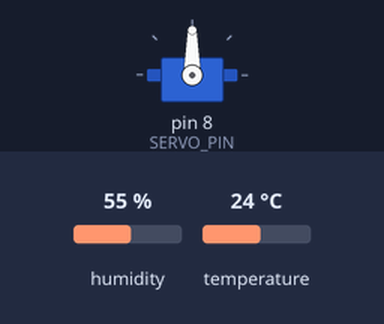
Simulated run of this sketch. Board: Arduino Uno, built with avr-gcc and run on an emulated ATmega328P. Parts: servo. Inputs (shaded band) come from the test bench; at power-on: temperature 24 °C, humidity 55 %. WiFi joins after 1.5 s; servers stay silent unless stated; what the sketch prints to the serial monitor is not drawn.

Above: at 2.9 s.
3.0 s: temperature set to 28 °C
At 4.9 s:
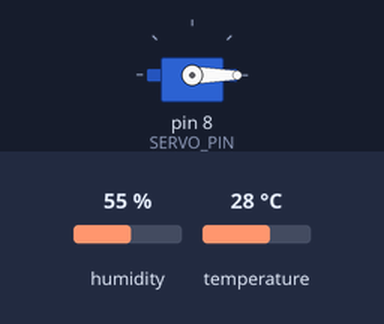
5.8 s: humidity set to 46 %
9.0 s: humidity set to 43 %
At 11.0 s:
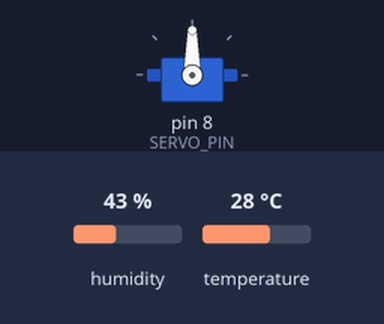
11.8 s: humidity set to 68 %
At 12.7 s:
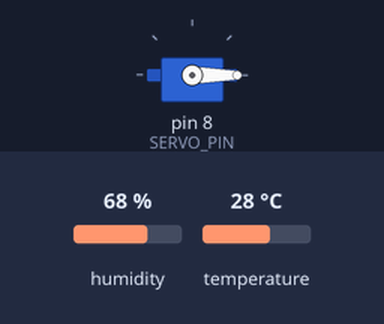
Timing chart, 0 to 14.8 s (numbered marks = the images above; inputs shaded):
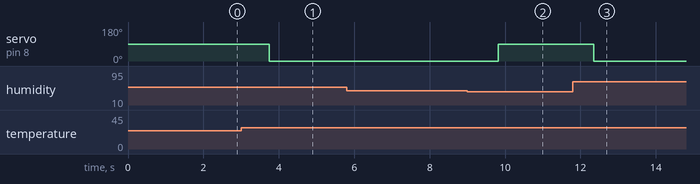

The sketch:

Dht11_Servo_WiFi.ino
```cpp
/*
프로젝트 : 헬스케어
코드 : 아두이노 센서
*/
#include <WiFiEsp.h>
#include <SoftwareSerial.h>
#include <MsTimer2.h>
#include <DHT.h>
#include <Servo.h>
#include <Adafruit_Sensor.h>

// 서버 접속용 MACRO
#define AP_SSID "embB"
#define AP_PASS "embB1234"
#define SERVER_NAME "10.10.14.63"
#define SERVER_PORT 5000
#define LOGID "KJH_ARD"//"LBC_ARD"
#define PASSWD "PASSWD"

#define CMD_SIZE 50
#define ARR_CNT 5
#define DHTTYPE DHT11
#define DHTPIN 4
#define SERVO_PIN 8

#define WIFIRX 6 //6:RX-->ESP8266 TX
#define WIFITX 7

// flag 변수 생성
bool timerIsrFlag = false;
bool sensorOnFlag = false;
bool sensorSet = false;

char sendBuf[CMD_SIZE];

unsigned int secCount;

char getSensorId[10];
volatile int sensorTime;

// 센서값 받아올 변수
float temp = 0.0;
float humi = 0.0;
DHT dht(DHTPIN, DHTTYPE);
Servo servo;

// 와이파이 설정
SoftwareSerial wifiSerial(WIFIRX, WIFITX);
WiFiEspClient client;

void setup() {
  wifi_Setup();
  Serial.begin(38400);

  MsTimer2::set(1000, timerIsr); // 1000ms period
  MsTimer2::start();

  dht.begin();
  servo.attach(SERVO_PIN);
}

void loop()
{
  float temp = dht.readTemperature();
  float humi = dht.readHumidity();
  float x = 0.81 * temp;
  float y = 0.01 * humi;
  int dcf_index = x + y * (0.99 * temp - 14.3) + 46.3;

  if (isnan(temp) || isnan(humi))
  {
    Serial.println("...");
    return;
  }
  Serial.print("온도 : ");
  Serial.print(temp);
  Serial.print("°C, 습도 : ");
  Serial.print(humi);
  Serial.print("%, 불쾌지수 : ");
  Serial.println(dcf_index);

  if (dcf_index >= 75) // 불쾌지수가 75 이상이면 A/C 동작
    servo.write(0);
  else
    servo.write(90);
  delay(2000);

  // if (client.available())
  // {
  //   socketEvent();
  // }
  if (timerIsrFlag)
  {
    timerIsrFlag = false;

    humi = dht.readHumidity();
    temp = dht.readTemperature();

      // 센서 데이터를 지정된 시간에 따라 DB로 보냄
    if (!(secCount % 10))
    {
      sprintf(sendBuf, "[%s]CLEAN@%d@%d@%d\n", "KJH_GYM", (int)temp, (int)humi, dcf_index);
      client.write(sendBuf, strlen(sendBuf));
      client.flush();
      delay(500);
      sprintf(sendBuf, "[%s]CLEAN@%d@%d@%d\n", "KJH_AND", (int)temp, (int)humi, dcf_index);
      client.write(sendBuf, strlen(sendBuf));
      client.flush();
    }
  }
}

// // 명령어 파싱 후 확인
// void socketEvent()
// {
//   int i = 0;
//   char * pToken;
//   char * pArray[ARR_CNT] = {0};
//   char recvBuf[CMD_SIZE] = {0};
//   int len;

//   sendBuf[0] = '\0';
//   len = client.readBytesUntil('\n', recvBuf, CMD_SIZE);
//   client.flush();

//   // 서버에서 들어온 명령어를 []와 @를 구분자로 사용해서 분리한다.
//   pToken = strtok(recvBuf, "[@]");
//   while (pToken != NULL)
//   {
//     pArray[i] =  pToken;
//     if (++i >= ARR_CNT)
//       break;
//     pToken = strtok(NULL, "[@]");
//   }

//   if ((strlen(pArray[1]) + strlen(pArray[2])) < 16)
//   {
//     // 들어온 명령어를 LCD에 출력한다.
//   }
//   if (!strncmp(pArray[1], " New", 4)) // New Connected
//   {
//     return ;
//   }
//   else if (!strncmp(pArray[1], " Alr", 4)) //Already logged
//   {
//     client.stop();
//     server_Connect();
//     return ;
//   }
//   else if (!strncmp(pArray[1], "SET", 3)) // [???_ARD]SET@SENSOR@10 OR [???_ARD]SET
//   {
//     if(!strncmp(pArray[2], "SENSOR", 6))
//     {
//       sensorSet = true;
//       if (pArray[3] != NULL)
//         sensorTime = atoi(pArray[3]);
//       else
//         sensorTime = 10;
//     }
//     else
//       return;

//     sprintf(sendBuf, "[%s]%s@%s\n", pArray[0], pArray[1], pArray[2]);
//   }
//   else if (!strncmp(pArray[1], "GET", 3)) // [???_ARD]GET@SENSOR@10 OR [???_ARD]GET
//   {
//     if(!strncmp(pArray[2], "SENSOR", 6)) // 센서 데이터 전송
//     {
//       if (pArray[3] != NULL)
//       {
//         sensorTime = atoi(pArray[3]);
//         strcpy(getSensorId, pArray[0]);
//         return;
//       }
//       else
//       {
//         sensorTime = 0;
//         sprintf(sendBuf, "[%s]%s@%d@%d\r\n", pArray[0], pArray[2], (int)temp, (int)humi);
//       }
//     }
//     else
//       return;
//   }
//   else if (!strncmp(pArray[1], "SENSOR", 6))  // [SEN_ARD]SENSOR@ON OR [SEN_ARD]SENSOR@OFF
//   {
//     if(!strncmp(pArray[2], "ON", 2))
//       sensorOnFlag = true;
//     else if(!strncmp(pArray[2], "OFF", 3))
//       sensorOnFlag = false;

//     sprintf(sendBuf, "[%s]%s@%s\n", pArray[0], pArray[1], pArray[2]);
//   }
//   else
//     return;

//   client.write(sendBuf, strlen(sendBuf));
//   client.flush();
// }

// 타이머 설정
void timerIsr()
{
  timerIsrFlag = true;
  secCount++;
}

// 와이파이 설정
void wifi_Setup() {
  wifiSerial.begin(38400);
  wifi_Init();
  server_Connect();
}
void wifi_Init()
{
  do {
    WiFi.init(&wifiSerial);
    if (WiFi.status() == WL_NO_SHIELD){
    }
    else
      break;
  } while (1);

  while (WiFi.begin(AP_SSID, AP_PASS) != WL_CONNECTED){
  }
}
int server_Connect()
{
  if (client.connect(SERVER_NAME, SERVER_PORT))
  {
    client.print("["LOGID":"PASSWD"]");
  }
}
```

Measured:
- the behaviour switches between 26 and 27 °C on temperature (found by bisection; images 0 and 1)
- the behaviour switches between 45 and 44 % on humidity (found by bisection; images 1 and 2)
- after the input at 3.0 s, servo on pin 8 (SERVO_PIN): 90° → 0° after 0.75 s
- after the input at 5.8 s, every drawn part: stays the same
- after the input at 9.0 s, servo on pin 8 (SERVO_PIN): 0° → 90° after 0.83 s
- after the input at 11.8 s, servo on pin 8 (SERVO_PIN): 90° → 0° after 0.55 s
